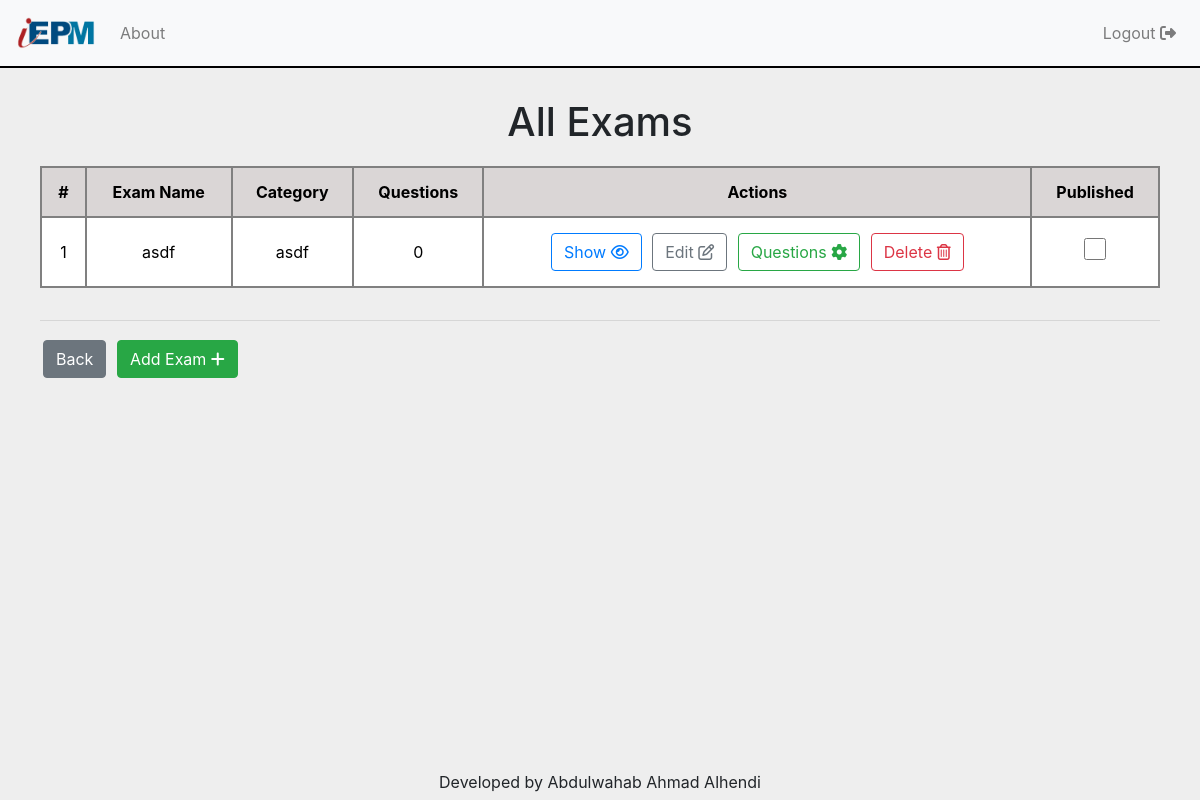
The page /all_exams/ (signed in) on the database as committed earlier.
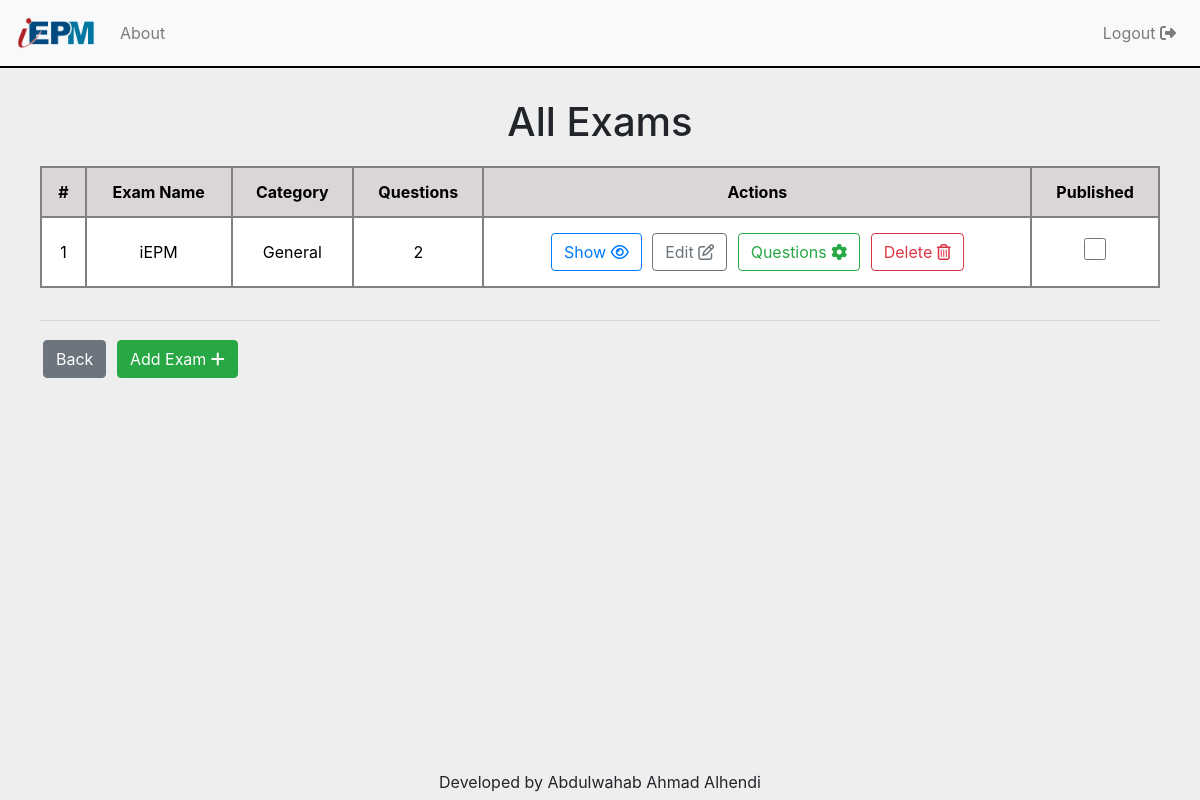
The same page on the database as committed later.
### main_app/models.py (models this page shows, shortened)
class Exam(models.Model):
    examiner = models.ForeignKey(MyUser, on_delete=models.CASCADE, related_name='exams')
    exam_name = models.CharField(max_length=255)
    slug = models.SlugField(null=True, blank=True)
    category = models.CharField(max_length=255)
    exam_creation_date = models.DateTimeField(default=timezone.datetime.now())
    is_published = models.BooleanField(default=False)
    students = models.ManyToManyField(MyUser, related_name='+')
    num_of_questions = models.IntegerField(default=0)

### main_app/views.py (the view)
# urls.py: path('all_exams/', users_views.all_exams, name='all_exams'),
def all_exams(request):
    exams = Exam.objects.filter(examiner=request.user.myuser)
    for exam in exams:
        n = Question.objects.filter(exam=exam)
        exam.num_of_questions = len(n)
    data = {
        'exams': exams,
        'current_user': request.user.myuser,
        'exams_count': range(len(exams))
    }
    return render(request, 'main_app/all_exams.html', data)

### main_app/templates/main_app/all_exams.html (shortened to what this page needs)
{% extends 'base.html' %}
{% load crispy_forms_tags %}
{% load static %}
{% block custom_css %}
    <link rel="stylesheet" href="{% static 'main_app/css/all_exams.css' %}">
{% endblock %}
{% block logout_in_navbar %}
    {% include 'sign_out_button.html' %}
{% endblock %}
{% block content %}
    <div class="container">
        <div class="row">
            <div class="col">
                <div class="display-4">All Exams</div>
                <div class="table-responsive">
                    <table class="table">
                        {% if exams %}
                        <thead>
                            <tr>
                                <th>#</th>
                                <th>Exam Name</th>
                                <th>Category</th>
                                <th>Questions</th>
                                <th>Actions</th>
                                <th>Published</th>
                            </tr>
                        </thead>
                        <tbody id="table_body">
                            {% for exam in exams %}
                            <tr>
                                <td class="examsCounter">{{ forloop.counter }}</td>
                                <td>{{ exam.exam_name }}</td>
                                <td>{{ exam.category }}</td>
                                <td>{{ exam.num_of_questions }}</td>
                                <td>
                                    <form style="display: inline" method="post" action="{% url 'main:show_exam' exam.id %}">{% csrf_token %}
                                        <button type="submit" class="btn btn-outline-primary">Show <i class="fa fa-eye"></i></button>
                                    </form>
                                    <form style="display: inline" method="post" action="{% url 'main:edit_exam' exam.id %}">{% csrf_token %}
                                        <button type="submit" class="btn btn-outline-secondary">Edit <i class="far fa-edit"></i></button>
                                    </form>
                                    <form style="display: inline" method="post" action="{% url 'main:manage_questions' exam.id %}">{% csrf_token %}
                                        <button type="submit" class="btn btn-outline-success">Questions <i class="fa fa-cog"></i></button>
                                    </form>
                                    <button type="button" onclick="delete_exam({{exam.id}}, '{{exam.exam_name}}')" class="btn btn-outline-danger">Delete <i class="far fa-trash-alt"></i></button>
                                </td>
                                <td>
                                    <input id="publish_exam_{{exam.id}}" type="checkbox" onclick="publish_exam({{exam.id}}, '{{exam.exam_name}}', '{{ exam.num_of_questions }}')"
                                           {% if exam.is_published %} checked {% endif %}>
                                </td>
                            </tr>
                            {% endfor %}
                        {% else %}
                                <h4 class="noExams">No exams found</h4>
                        {% endif %}
                        </tbody>
                    </table>
                </div>
                <hr>
                <a href="{% url 'users:examiner_profile' current_user.slug %}"  class="btn btn-secondary myBtn">Back</a>
                <a class="btn btn-success" href="{% url 'main:add_exam' %}">Add Exam <i class="fa fa-plus"></i></a>
            </div>
        </div>
    </div>
{% endblock %}

Rows that differ between the two databases and show on the page:
removed Exam: exam_name "asdf", category "asdf", num_of_questions "0"
added Exam: exam_name "iEPM", category "General", num_of_questions "2"
